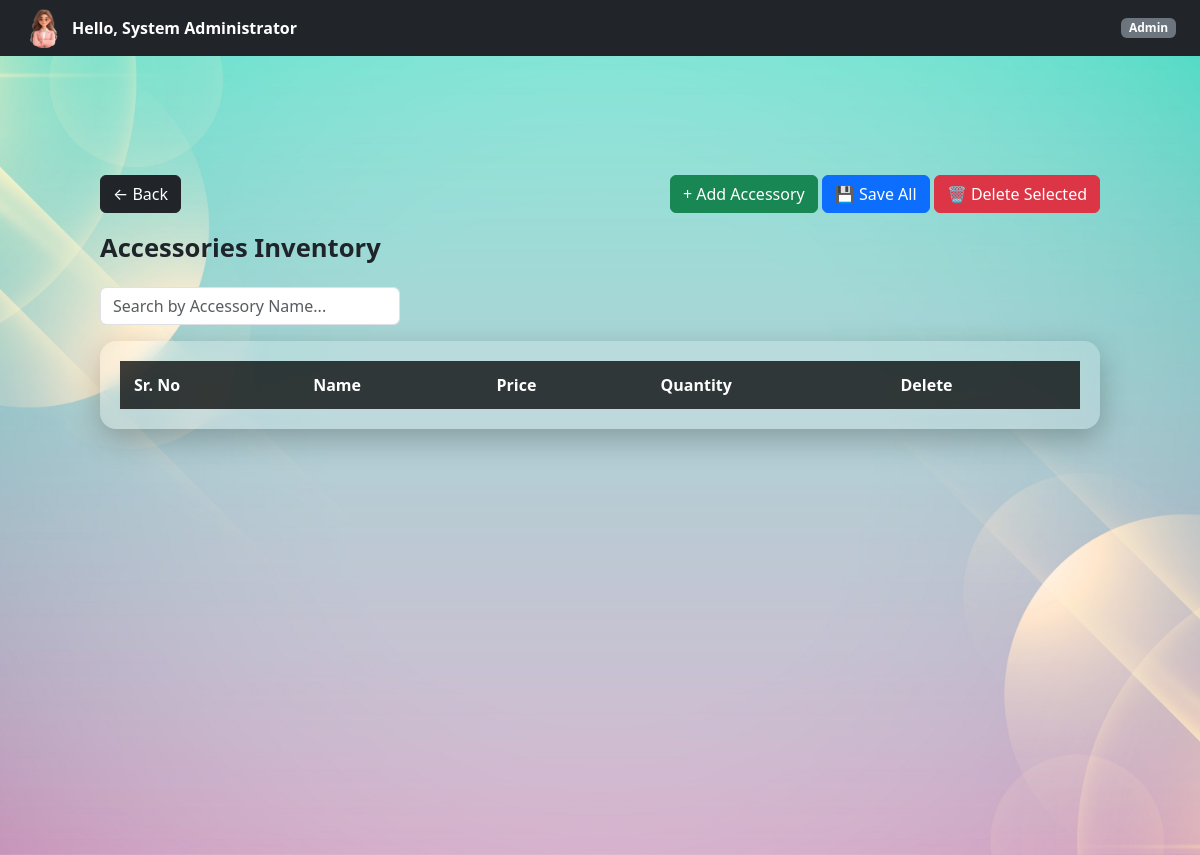
Page /admin/accessories (signed in) on the earlier database version.
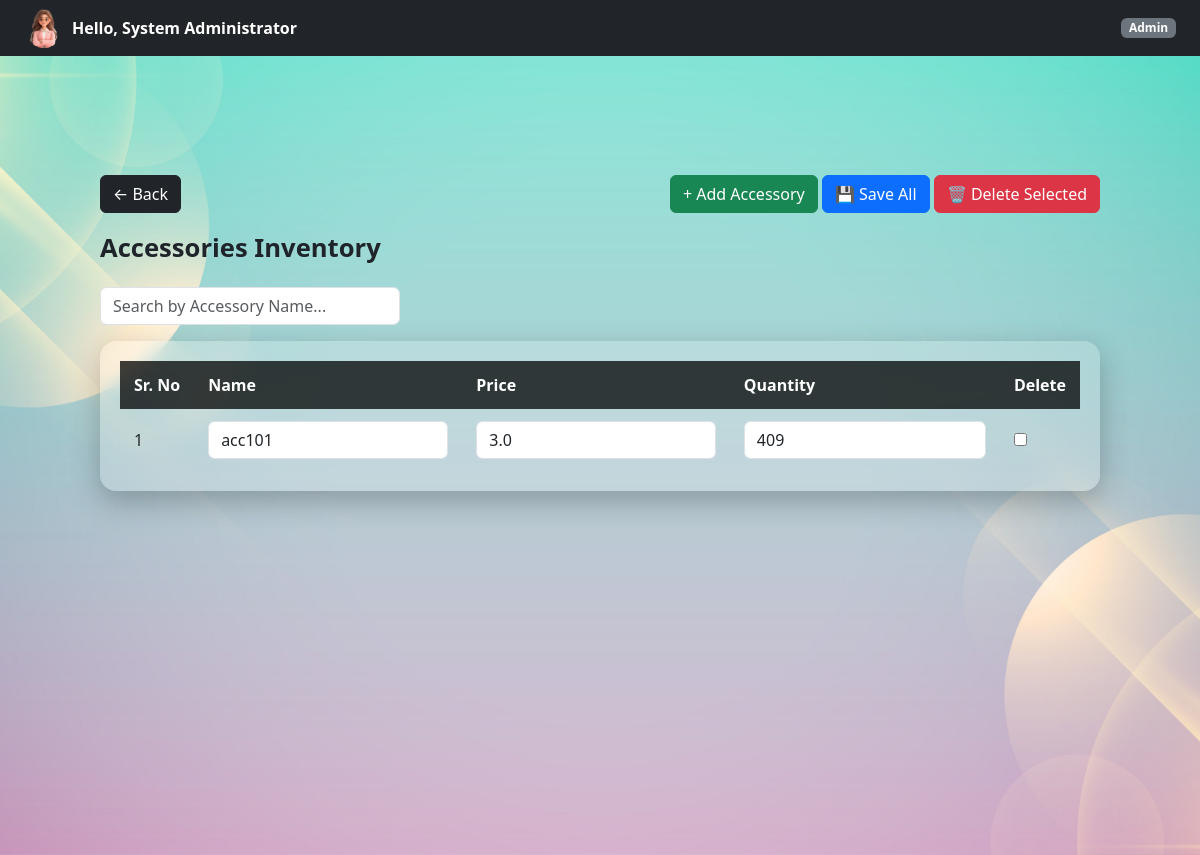
Same page on the later database version.
### controller/models.py (models this page shows)
class Accessory(db.Model):
    __tablename__ = "accessories"
    id = db.Column(db.Integer, primary_key=True)
    name = db.Column(db.String(100), nullable=False, unique= True)
    quantity = db.Column(db.Integer, default=0)
    price = db.Column(db.Float, nullable=False)

### controller/admin.py (the view)
@admin_bp.route("/accessories")
@login_required
@role_required("Admin")
def view_accessories():
    accessories = Accessory.query.all()
    return render_template(
        "admin/accessories.html",
        accessories=accessories
    )

### templates/admin/accessories.html (shortened to what this page needs)
{% extends "base.html" %}
{% block page_class %}company-dashboard-bg{% endblock %}
{% block free_content %}
{% include "partials/navbar.html" %}
<div class="dashboard-container">
    <div class="d-flex justify-content-between align-items-center mb-3">
        <a href="{{ url_for('admin.dashboard') }}" class="btn btn-dark">
            ← Back
        </a>
        <div>
            <button class="btn btn-success"
                onclick="addAccessoryRow()">
                + Add Accessory
            </button>
            <button form="accessoryForm" class="btn btn-primary">
                💾 Save All
            </button>
            <button type="button"
                class="btn btn-danger"
                onclick="deleteSelectedAccessories()">
                🗑 Delete Selected
            </button>
        </div>
    </div>
    <div class="page-title">Accessories Inventory</div>
    <input
        type="text"
        id="searchInput"
        placeholder="Search by Accessory Name..."
        class="form-control mb-3"
        style="max-width: 300px;"
    >
    <form
        id="accessoryForm"
        method="POST"
        action="{{ url_for('admin.bulk_update_accessories') }}"
    >
        <div class="glass-table">
            <table>
                <thead>
                    <tr>
                        <th>Sr. No</th>
                        <th>Name</th>
                        <th>Price</th>
                        <th>Quantity</th>
                        <th>Delete</th>
                    </tr>
                </thead>
                <tbody id="accessoryTableBody">
                    {% for accessory in accessories %}
                    <tr>
                        <td class="sr-no">{{ loop.index }}</td>
                        <td>
                            <input
                                name="name[]"
                                value="{{ accessory.name }}"
                                class="form-control"
                            >
                        </td>
                        <td>
                            <input
                                name="price[]"
                                type="number"
                                step="0.01"
                                value="{{ accessory.price }}"
                                class="form-control"
                            >
                        </td>
                        <td>
                            <input
                                name="quantity[]"
                                type="number"
                                value="{{ accessory.quantity }}"
                                class="form-control"
                            >
                        </td>
                        <td>
                            <input
                                type="checkbox"
                                name="selected_ids[]"
                                value="{{ accessory.id }}"
                            >
                        </td>
                    </tr>
                    {% endfor %}
                </tbody>
            </table>
        </div>
    </form>
</div>
{% endblock %}

Differences in the rows shown:
added Accessory: name "acc101", price "3.0", quantity "409"
